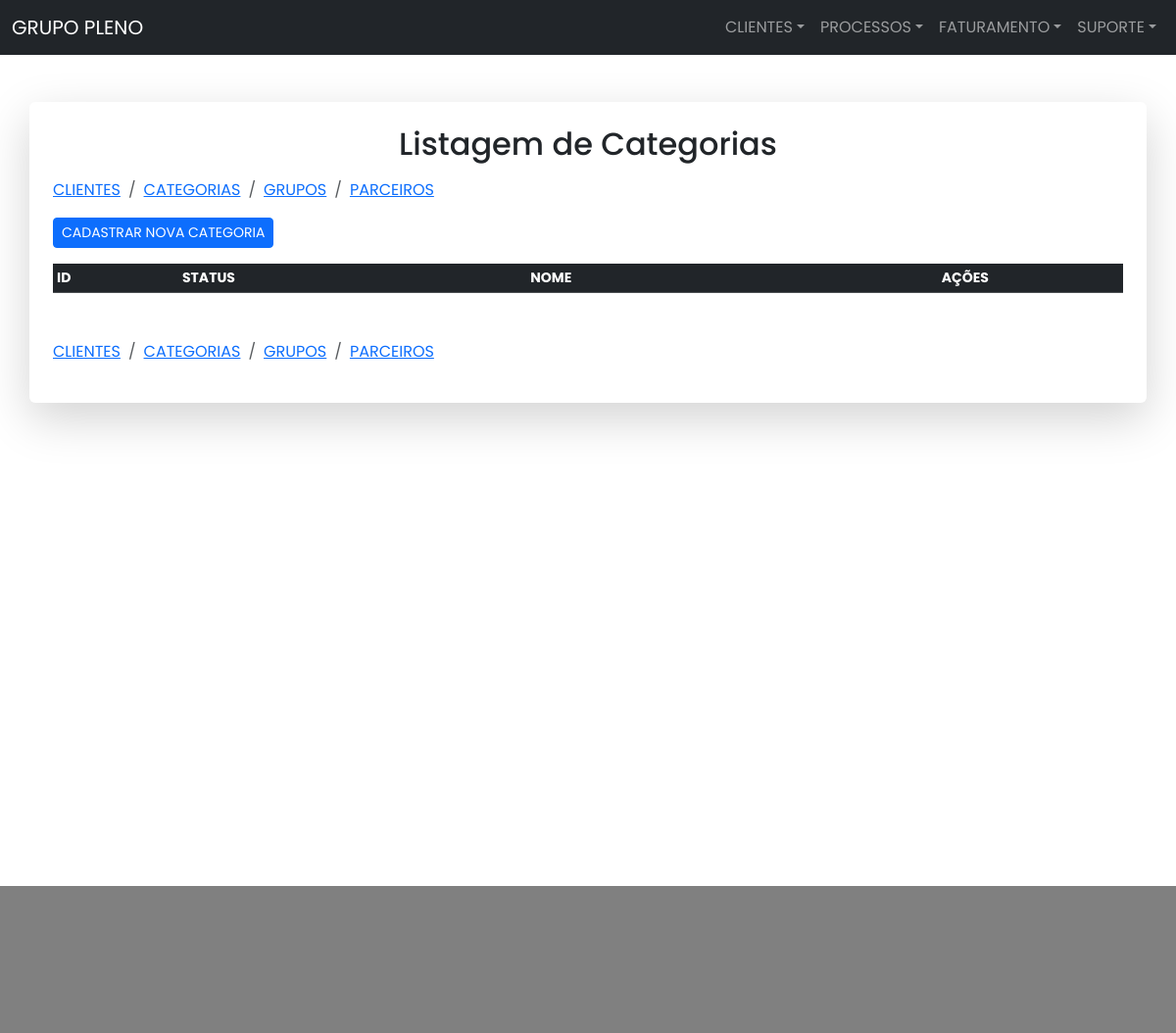
Before: /categorias/ with the older database file.
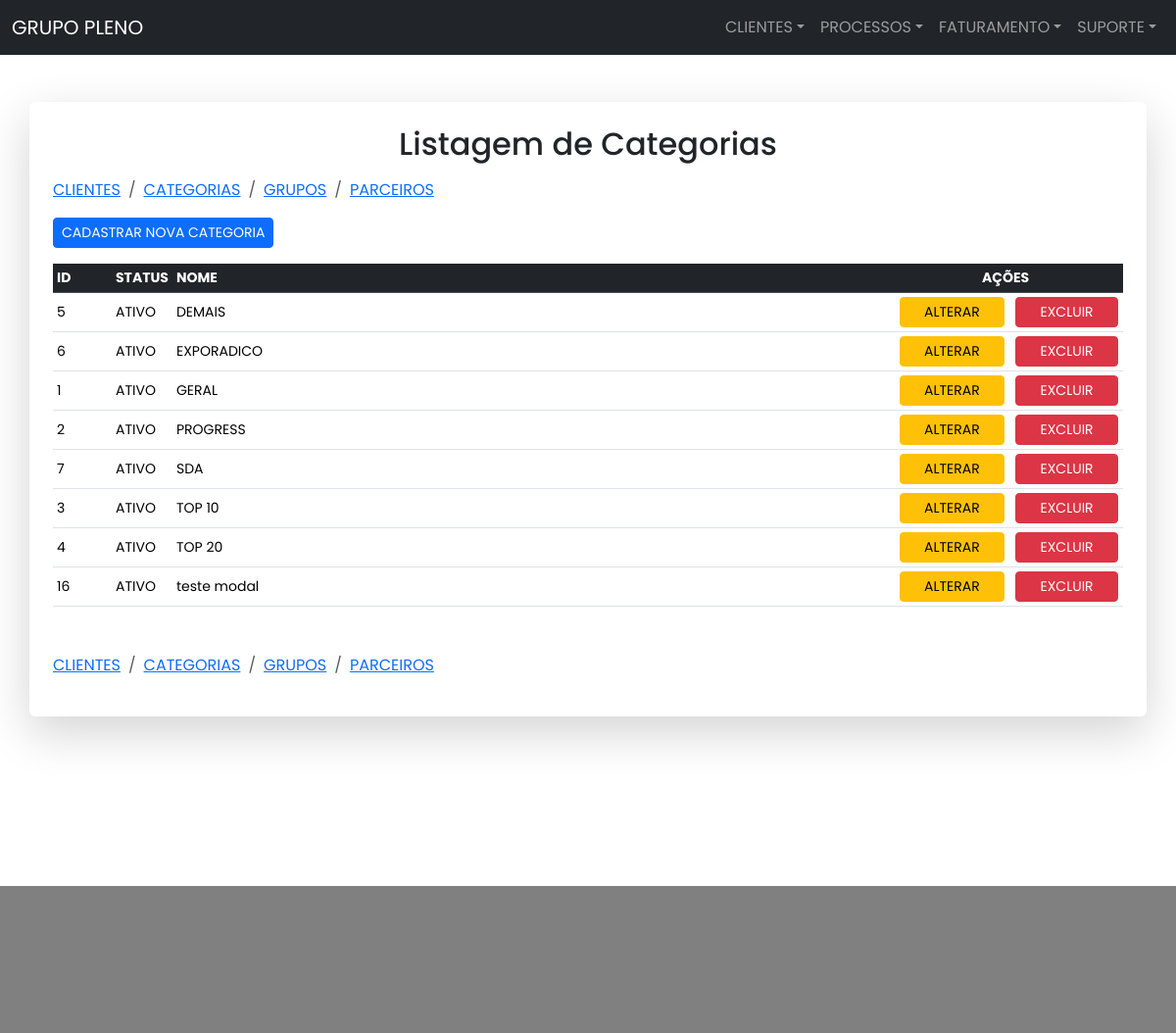
After: the same page with the newer database file.
### parceiros/models.py (models this page shows, shortened)
class Teste1Categoria(models.Model):
    STATUS_CHOICES = [
        ('A', 'ATIVO'),
        ('I', 'INATIVO'),
    ]
    nome = models.CharField(max_length=100)
    status = models.CharField(
        max_length=2, choices=STATUS_CHOICES)

### parceiros/views.py (the view, shortened to what this page needs)
# urls.py: path('categorias/', CategoriaView.as_view(), name='categorias'),
class CategoriaView(View):
    template_name = 'clientes/categorias_list.html'
    def get(self, request):
        title = 'CATEGORIAS'
        categorias = Teste1Categoria.objects.all().order_by('nome')
        form = CategoriaForm()
        return render(request, CategoriaView.template_name, {
            'title': title,
            'categorias': categorias,
            'form': form
        })

### parceiros/templates/clientes/categorias_list.html (shortened to what this page needs)
{% extends 'base.html' %}
{% load static %}
{% block body %}
<main class="container p-4 shadow-lg p-3 mb-5 bg-white rounded my-5">
    <h2 class="text-center mb-3">Listagem de Categorias</h2>
    {% include 'clientes/_breadcrumb_clientes.html' %}
    <button data-bs-toggle="modal" data-bs-target="#createModal" class="btn btn-sm btn-primary btn-sm mb-3">CADASTRAR NOVA CATEGORIA</button>
    <table class="table table-responsive table-hover table-sm">
        <thead class="table-dark">
            <tr class="small text-uppercase">
                <th>ID</th>
                <th>Status</th>
                <th>Nome</th>
                <th class="text-center">Ações</th>
            </tr>
        </thead>
        <tbody class="table-sm">
            {% for categoria in categorias %}
            <tr class="small">
                <td class="align-middle" style="width:60px">{{ categoria.id }}</td>
                <td class="align-middle" style="width:60px">{{ categoria.get_status_display }}</td>
                <td class="align-middle">{{ categoria.nome }}</td>
                <td class="align-middle" style="width:240px" class="text-center">
                    <a href="" data-bs-toggle="modal" data-bs-target="#updateModal_{{ categoria.id }}" class="btn btn-sm btn-warning px-4 mx-2">ALTERAR</a>
                    <a href="" data-bs-toggle="modal" data-bs-target="#deletModal_{{ categoria.id }}" class="btn btn-sm btn-danger px-4">EXCLUIR</a>
                </td>
            </tr>
            {% endfor %}
        </tbody>
    </table>
    {% include 'clientes/_breadcrumb_clientes.html' %}
</main>
{% endblock %}

### operacional/templates/base.html (shortened to what this page needs)
{% load static %}
<!DOCTYPE html>
<html lang="pt-br">
<head>
    <link rel="stylesheet" href="https://cdnjs.cloudflare.com/ajax/libs/font-awesome/6.4.0/css/all.min.css"
 />
    <link href="https://cdn.jsdelivr.net/npm/bootstrap@5.3.3/dist/css/bootstrap.min.css" rel="stylesheet"
>
    <link href='{% static "/css/main.css" %}' rel='stylesheet' type='text/css'>
</head>
<body class="">
    {% include '_navbar.html' %}
    <main class="min-vh-100">
        {% block body %}
        {% endblock %}
    </main>
    {% include '_footer.html' %}
</body>
</html>

### operacional/templates/_navbar.html (shortened to what this page needs)
{% load static %}
<nav class="navbar navbar-expand-lg navbar-dark bg-dark sticky-top">
    <div class="container-fluid">
        <a class="navbar-brand" href="{% url 'homepage' %}">GRUPO PLENO</a>
        <div class="collapse navbar-collapse" id="navbarNavDropdown">
            <ul class="navbar-nav ms-auto">
                <li class="nav-item dropdown">
                    <a class="nav-link dropdown-toggle" href="#" id="menuDropdown" role="button"
                        data-bs-toggle="dropdown" aria-expanded="false">CLIENTES</a>
                </li>
                <li class="nav-item dropdown">
                    <a class="nav-link dropdown-toggle" href="#" id="menuDropdown" role="button"
                        data-bs-toggle="dropdown" aria-expanded="false">PROCESSOS</a>
                </li>
                <li class="nav-item dropdown">
                    <a class="nav-link dropdown-toggle" href="#" id="menuDropdown" role="button"
                        data-bs-toggle="dropdown" aria-expanded="false">FATURAMENTO</a>
                </li>
                <li class="nav-item dropdown">
                    <a class="nav-link dropdown-toggle" href="#" id="menuDropdown" role="button"
                        data-bs-toggle="dropdown" aria-expanded="false">SUPORTE</a>
                </li>
            </ul>
        </div>
    </div>
  </nav>

### parceiros/templates/clientes/_breadcrumb_clientes.html
<nav aria-label="breadcrumb">
    <ol class="breadcrumb">
        <li class="breadcrumb-item"><a href="{% url 'clientes' %}">CLIENTES</a></li>
        <li class="breadcrumb-item"><a href="{% url 'categorias' %}">CATEGORIAS</a></li>
        <li class="breadcrumb-item"><a href="{% url 'grupos' %}">GRUPOS</a></li>
        <li class="breadcrumb-item"><a href="{% url 'parceiros' %}">PARCEIROS</a></li>
    </ol>
</nav>

### operacional/templates/_footer.html
<main style="background-color: gray; height: 150px;">
</main>

### operacional/templates/base.html (style rules this page uses)
* { font-family: 'Poppins', sans-serif; }

Changed rows visible on the page:
added Teste1Categoria: id "5", status "ATIVO", nome "DEMAIS"
added Teste1Categoria: id "6", status "ATIVO", nome "EXPORADICO"
added Teste1Categoria: id "1", status "ATIVO", nome "GERAL"
added Teste1Categoria: id "2", status "ATIVO", nome "PROGRESS"
added Teste1Categoria: id "7", status "ATIVO", nome "SDA"
added Teste1Categoria: id "3", status "ATIVO", nome "TOP 10"
added Teste1Categoria: id "4", status "ATIVO", nome "TOP 20"
added Teste1Categoria: id "16", status "ATIVO", nome "teste modal"
